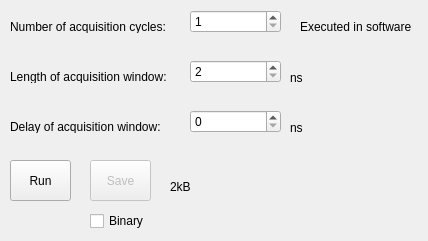
      <widget class="QWidget" name="tabIntensity">
       <attribute name="title">
        <string>Intensity counters</string>
       </attribute>
       <widget class="QLabel" name="label_3">
        <property name="geometry">
         <rect>
          <x>10</x>
          <y>20</y>
          <width>168</width>
          <height>13</height>
         </rect>
        </property>
        <property name="text">
         <string>Number of acquisition cycles:</string>
        </property>
       </widget>
       <widget class="QLabel" name="label_5">
        <property name="geometry">
         <rect>
          <x>10</x>
          <y>120</y>
          <width>161</width>
          <height>13</height>
         </rect>
        </property>
        <property name="text">
         <string>Delay of acquisition window:</string>
        </property>
       </widget>
       <widget class="QLabel" name="label_7">
        <property name="geometry">
         <rect>
          <x>10</x>
          <y>70</y>
          <width>168</width>
          <height>13</height>
         </rect>
        </property>
        <property name="text">
         <string>Length of acquisition window:</string>
        </property>
       </widget>
       <widget class="QSpinBox" name="intTime">
        <property name="geometry">
         <rect>
          <x>190</x>
          <y>60</y>
          <width>91</width>
          <height>23</height>
         </rect>
        </property>
        <property name="frame">
         <bool>true</bool>
        </property>
        <property name="minimum">
         <number>2</number>
        </property>
        <property name="maximum">
         <number>268435456</number>
        </property>
        <property name="value">
         <number>2</number>
        </property>
       </widget>
       <widget class="QLabel" name="intDelayLabel">
        <property name="geometry">
         <rect>
          <x>290</x>
          <y>120</y>
          <width>91</width>
          <height>16</height>
         </rect>
        </property>
        <property name="text">
         <string>ns</string>
        </property>
       </widget>
       <widget class="QSpinBox" name="intDelay">
        <property name="geometry">
         <rect>
          <x>190</x>
          <y>110</y>
          <width>91</width>
          <height>23</height>
         </rect>
        </property>
        <property name="frame">
         <bool>true</bool>
        </property>
        <property name="minimum">
         <number>0</number>
        </property>
        <property name="maximum">
         <number>268435455</number>
        </property>
        <property name="value">
         <number>0</number>
        </property>
       </widget>
       <widget class="QSpinBox" name="intCycles">
        <property name="geometry">
         <rect>
          <x>190</x>
          <y>10</y>
          <width>91</width>
          <height>23</height>
         </rect>
        </property>
        <property name="minimum">
         <number>1</number>
        </property>
        <property name="maximum">
         <number>65535</number>
        </property>
        <property name="singleStep">
         <number>1</number>
        </property>
        <property name="value">
         <number>1</number>
        </property>
       </widget>
       <widget class="QLabel" name="intTimeLabel">
        <property name="geometry">
         <rect>
          <x>290</x>
          <y>70</y>
          <width>91</width>
          <height>16</height>
         </rect>
        </property>
        <property name="text">
         <string>ns</string>
        </property>
       </widget>
       <widget class="QLabel" name="label_11">
        <property name="geometry">
         <rect>
          <x>300</x>
          <y>20</y>
          <width>119</width>
          <height>13</height>
         </rect>
        </property>
        <property name="text">
         <string>Executed in software</string>
        </property>
       </widget>
       <widget class="QCheckBox" name="checkIntBinary">
        <property name="geometry">
         <rect>
          <x>90</x>
          <y>210</y>
          <width>68</width>
          <height>22</height>
         </rect>
        </property>
        <property name="text">
         <string>Binary</string>
        </property>
       </widget>
       <widget class="QPushButton" name="intSaveButton">
        <property name="enabled">
         <bool>false</bool>
        </property>
        <property name="geometry">
         <rect>
          <x>90</x>
          <y>160</y>
          <width>61</width>
          <height>41</height>
         </rect>
        </property>
        <property name="text">
         <string>Save</string>
        </property>
       </widget>
       <widget class="QPushButton" name="intRunButton">
        <property name="geometry">
         <rect>
          <x>10</x>
          <y>160</y>
          <width>61</width>
          <height>41</height>
         </rect>
        </property>
        <property name="text">
         <string>Run</string>
        </property>
       </widget>
       <widget class="QLabel" name="label_12">
        <property name="geometry">
         <rect>
          <x>170</x>
          <y>180</y>
          <width>21</width>
          <height>13</height>
         </rect>
        </property>
        <property name="text">
         <string>2kB</string>
        </property>
       </widget>
      </widget>
